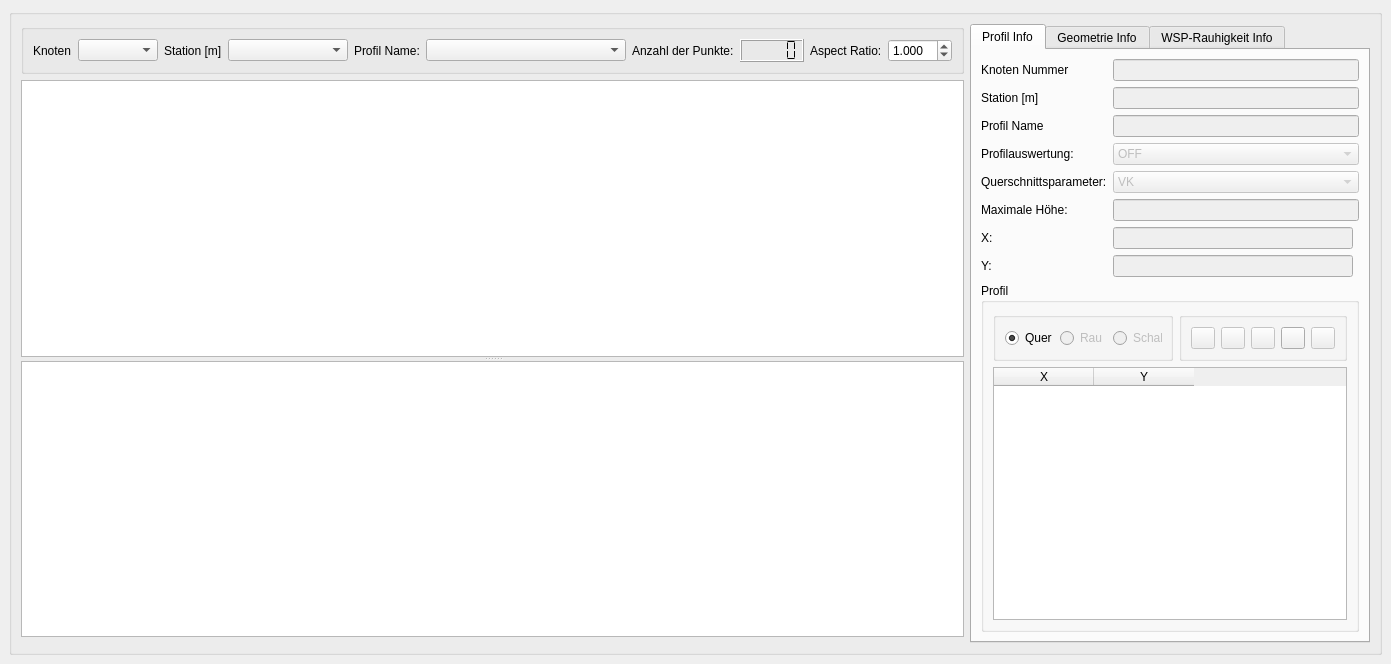
<?xml version="1.0" encoding="UTF-8"?>
<ui version="4.0">
 <class>q_dock</class>
 <widget class="QDockWidget" name="q_dock">
  <property name="geometry">
   <rect>
    <x>0</x>
    <y>0</y>
    <width>1354</width>
    <height>664</height>
   </rect>
  </property>
  <property name="windowTitle">
   <string>Querschnitt</string>
  </property>
  <widget class="QWidget" name="dockWidgetContents">
   <layout class="QGridLayout" name="gridLayout_2">
    <item row="0" column="0">
     <widget class="QGroupBox" name="groupBox_5">
      <property name="title">
       <string/>
      </property>
      <layout class="QGridLayout" name="gridLayout_21">
       <item row="0" column="1" rowspan="3">
        <widget class="QTabWidget" name="qp_widget">
         <property name="enabled">
          <bool>true</bool>
         </property>
         <property name="maximumSize">
          <size>
           <width>400</width>
           <height>16777215</height>
          </size>
         </property>
         <property name="font">
          <font>
           <family>Segoe UI</family>
           <pointsize>9</pointsize>
          </font>
         </property>
         <property name="currentIndex">
          <number>0</number>
         </property>
         <widget class="QWidget" name="pro_prop">
          <attribute name="title">
           <string>Profil Info</string>
          </attribute>
          <layout class="QGridLayout" name="gridLayout_9">
           <item row="1" column="1" colspan="2">
            <widget class="QLabel" name="label_88">
             <property name="text">
              <string>Station [m]</string>
             </property>
            </widget>
           </item>
           <item row="3" column="1" colspan="2">
            <widget class="QLabel" name="label_4">
             <property name="font">
              <font>
               <family>Segoe UI</family>
               <pointsize>9</pointsize>
               <underline>false</underline>
              </font>
             </property>
             <property name="text">
              <string>Profilauswertung:</string>
             </property>
            </widget>
           </item>
           <item row="0" column="3" colspan="2">
            <widget class="QLineEdit" name="edit_knoten">
             <property name="enabled">
              <bool>false</bool>
             </property>
            </widget>
           </item>
           <item row="6" column="3">
            <widget class="QLineEdit" name="pro_rw">
             <property name="enabled">
              <bool>false</bool>
             </property>
            </widget>
           </item>
           <item row="4" column="3" colspan="2">
            <widget class="QComboBox" name="modus_label">
             <property name="enabled">
              <bool>false</bool>
             </property>
             <property name="toolTip">
              <string>&lt;html&gt;&lt;head/&gt;&lt;body&gt;&lt;p&gt;&lt;span style=&quot; font-weight:600;&quot;&gt;Querprofil:&lt;/span&gt;&lt;/p&gt;&lt;p&gt;V = wie eingegeben&lt;/p&gt;&lt;p&gt;R = Reduziert zwischen linkem und rechtem Hochpunkt &lt;/p&gt;&lt;p&gt;&lt;span style=&quot; font-weight:600;&quot;&gt;Breitflächiger Abfluss (bQ):&lt;/span&gt;&lt;/p&gt;&lt;p&gt;K = Kernquerschnitt, bQ erst wenn WSP&amp;gt;K&lt;/p&gt;&lt;p&gt;F = vollen Querschnitt, bQ von Anfang an&lt;/p&gt;&lt;p&gt;&lt;br/&gt;&lt;/p&gt;&lt;p&gt;DF = Abfluss nur innerhalb des Bauwerks (Für die Ermittlung der Leistungsfähigkeit eines Bauwerks)&lt;/p&gt;&lt;p&gt;OF = (&lt;span style=&quot; font-weight:600;&quot;&gt;O&lt;/span&gt;verland&lt;span style=&quot; font-weight:600;&quot;&gt;F&lt;/span&gt;low) Bauwerk wird als komplett verklaust angenommen, Der gesamte Abfluss fließt über das Gelände ab&lt;/p&gt;&lt;p&gt;H2 = Rauhigkeitsprofil mit negativer Knotennummer&lt;/p&gt;&lt;p&gt;ZS = Schaltprofil&lt;/p&gt;&lt;/body&gt;&lt;/html&gt;</string>
             </property>
             <item>
              <property name="text">
               <string>VK</string>
              </property>
             </item>
             <item>
              <property name="text">
               <string>RK</string>
              </property>
             </item>
             <item>
              <property name="text">
               <string>VF</string>
              </property>
             </item>
             <item>
              <property name="text">
               <string>RF</string>
              </property>
             </item>
             <item>
              <property name="text">
               <string>DF</string>
              </property>
             </item>
             <item>
              <property name="text">
               <string>OF</string>
              </property>
             </item>
             <item>
              <property name="text">
               <string>H2</string>
              </property>
             </item>
             <item>
              <property name="text">
               <string>RS</string>
              </property>
             </item>
             <item>
              <property name="text">
               <string>ZS</string>
              </property>
             </item>
            </widget>
           </item>
           <item row="4" column="1" colspan="2">
            <widget class="QLabel" name="label_5">
             <property name="font">
              <font>
               <family>Segoe UI</family>
               <pointsize>9</pointsize>
               <underline>false</underline>
              </font>
             </property>
             <property name="text">
              <string>Querschnittsparameter:</string>
             </property>
            </widget>
           </item>
           <item row="6" column="1">
            <widget class="QLabel" name="ddddd">
             <property name="text">
              <string>X:</string>
             </property>
            </widget>
           </item>
           <item row="8" column="1" colspan="4">
            <widget class="QGroupBox" name="plot_editor_box">
             <property name="title">
              <string>Profil</string>
             </property>
             <layout class="QGridLayout" name="gridLayout_7" columnstretch="1,0,0,0">
              <item row="4" column="0" colspan="4">
               <widget class="QTableWidget" name="coords_table">
                <property name="minimumSize">
                 <size>
                  <width>140</width>
                  <height>0</height>
                 </size>
                </property>
                <property name="toolTipDuration">
                 <number>-8</number>
                </property>
                <property name="editTriggers">
                 <set>QAbstractItemView::NoEditTriggers</set>
                </property>
                <property name="showDropIndicator" stdset="0">
                 <bool>false</bool>
                </property>
                <property name="dragDropOverwriteMode">
                 <bool>false</bool>
                </property>
                <property name="alternatingRowColors">
                 <bool>true</bool>
                </property>
                <property name="selectionMode">
                 <enum>QAbstractItemView::ExtendedSelection</enum>
                </property>
                <property name="selectionBehavior">
                 <enum>QAbstractItemView::SelectRows</enum>
                </property>
                <property name="columnCount">
                 <number>2</number>
                </property>
                <column>
                 <property name="text">
                  <string>X</string>
                 </property>
                </column>
                <column>
                 <property name="text">
                  <string>Y</string>
                 </property>
                </column>
               </widget>
              </item>
              <item row="1" column="0" colspan="3">
               <widget class="QGroupBox" name="groupBox">
                <property name="title">
                 <string/>
                </property>
                <layout class="QGridLayout" name="gridLayout_3">
                 <item row="0" column="2">
                  <widget class="QRadioButton" name="_rschalter">
                   <property name="enabled">
                    <bool>false</bool>
                   </property>
                   <property name="text">
                    <string>Schalt</string>
                   </property>
                  </widget>
                 </item>
                 <item row="0" column="0">
                  <widget class="QRadioButton" name="_rquer">
                   <property name="enabled">
                    <bool>true</bool>
                   </property>
                   <property name="text">
                    <string>Quer</string>
                   </property>
                   <property name="checked">
                    <bool>true</bool>
                   </property>
                  </widget>
                 </item>
                 <item row="0" column="1">
                  <widget class="QRadioButton" name="_rrau">
                   <property name="enabled">
                    <bool>false</bool>
                   </property>
                   <property name="text">
                    <string>Rau</string>
                   </property>
                  </widget>
                 </item>
                </layout>
               </widget>
              </item>
              <item row="1" column="3">
               <widget class="QGroupBox" name="groupBox_2">
                <property name="title">
                 <string/>
                </property>
                <property name="flat">
                 <bool>false</bool>
                </property>
                <layout class="QGridLayout" name="gridLayout_19">
                 <item row="0" column="1">
                  <widget class="QPushButton" name="redo">
                   <property name="enabled">
                    <bool>false</bool>
                   </property>
                   <property name="toolTip">
                    <string>redo</string>
                   </property>
                   <property name="text">
                    <string/>
                   </property>
                   <property name="icon">
                    <iconset>
                     <normaloff>../icons/redo3.ico</normaloff>../icons/redo3.ico</iconset>
                   </property>
                   <property name="shortcut">
                    <string>Ctrl+Y</string>
                   </property>
                  </widget>
                 </item>
                 <item row="0" column="0">
                  <widget class="QPushButton" name="undo">
                   <property name="enabled">
                    <bool>false</bool>
                   </property>
                   <property name="toolTip">
                    <string>undo</string>
                   </property>
                   <property name="text">
                    <string/>
                   </property>
                   <property name="icon">
                    <iconset>
                     <normaloff>../icons/undo3.ico</normaloff>../icons/undo3.ico</iconset>
                   </property>
                   <property name="shortcut">
                    <string>Ctrl+Z</string>
                   </property>
                  </widget>
                 </item>
                 <item row="0" column="3">
                  <widget class="QPushButton" name="copy_clip">
                   <property name="toolTip">
                    <string>Copy</string>
                   </property>
                   <property name="text">
                    <string/>
                   </property>
                   <property name="icon">
                    <iconset>
                     <normaloff>../icons/copy.ico</normaloff>../icons/copy.ico</iconset>
                   </property>
                   <property name="shortcut">
                    <string>Ctrl+C</string>
                   </property>
                  </widget>
                 </item>
                 <item row="0" column="4">
                  <widget class="QPushButton" name="paste_clip">
                   <property name="enabled">
                    <bool>false</bool>
                   </property>
                   <property name="toolTip">
                    <string>Paste</string>
                   </property>
                   <property name="text">
                    <string/>
                   </property>
                   <property name="icon">
                    <iconset>
                     <normaloff>../icons/Paste.ico</normaloff>../icons/Paste.ico</iconset>
                   </property>
                   <property name="shortcut">
                    <string>Ctrl+V</string>
                   </property>
                  </widget>
                 </item>
                 <item row="0" column="2">
                  <widget class="QPushButton" name="delete_rows">
                   <property name="enabled">
                    <bool>false</bool>
                   </property>
                   <property name="toolTip">
                    <string>Delete rows</string>
                   </property>
                   <property name="text">
                    <string/>
                   </property>
                   <property name="icon">
                    <iconset>
                     <normaloff>../icons/delete.ico</normaloff>../icons/delete.ico</iconset>
                   </property>
                   <property name="shortcut">
                    <string>Del</string>
                   </property>
                  </widget>
                 </item>
                </layout>
               </widget>
              </item>
             </layout>
            </widget>
           </item>
           <item row="2" column="3" colspan="2">
            <widget class="QLineEdit" name="edit_pname">
             <property name="enabled">
              <bool>false</bool>
             </property>
            </widget>
           </item>
           <item row="5" column="1" colspan="2">
            <widget class="QLabel" name="label_6">
             <property name="font">
              <font>
               <family>Segoe UI</family>
               <pointsize>9</pointsize>
               <underline>false</underline>
              </font>
             </property>
             <property name="text">
              <string>&lt;html&gt;&lt;head/&gt;&lt;body&gt;&lt;p&gt;Maximale Höhe:&lt;/p&gt;&lt;/body&gt;&lt;/html&gt;</string>
             </property>
            </widget>
           </item>
           <item row="0" column="1" colspan="2">
            <widget class="QLabel" name="label_73">
             <property name="text">
              <string>Knoten Nummer</string>
             </property>
            </widget>
           </item>
           <item row="2" column="1" colspan="2">
            <widget class="QLabel" name="label_90">
             <property name="text">
              <string>Profil Name</string>
             </property>
            </widget>
           </item>
           <item row="3" column="3" colspan="2">
            <widget class="QComboBox" name="ctab_label">
             <property name="enabled">
              <bool>false</bool>
             </property>
             <property name="toolTip">
              <string>&quot;CTAB&quot;, Wenn &quot;ON&quot;, werden Details der Profilauswetung in *.OUT geschrieben</string>
             </property>
             <property name="currentIndex">
              <number>0</number>
             </property>
             <item>
              <property name="text">
               <string>OFF</string>
              </property>
             </item>
             <item>
              <property name="text">
               <string>ON</string>
              </property>
             </item>
            </widget>
           </item>
           <item row="5" column="3" colspan="2">
            <widget class="QLineEdit" name="maxHeight_label">
             <property name="enabled">
              <bool>false</bool>
             </property>
            </widget>
           </item>
           <item row="1" column="3" colspan="2">
            <widget class="QLineEdit" name="edit_station">
             <property name="enabled">
              <bool>false</bool>
             </property>
            </widget>
           </item>
           <item row="7" column="1">
            <widget class="QLabel" name="label_82">
             <property name="text">
              <string>&lt;html&gt;&lt;head/&gt;&lt;body&gt;&lt;p&gt;Y:&lt;/p&gt;&lt;/body&gt;&lt;/html&gt;</string>
             </property>
            </widget>
           </item>
           <item row="7" column="3">
            <widget class="QLineEdit" name="pro_hw">
             <property name="enabled">
              <bool>false</bool>
             </property>
            </widget>
           </item>
          </layout>
         </widget>
         <widget class="QWidget" name="geo_info_2">
          <attribute name="title">
           <string>Geometrie Info</string>
          </attribute>
          <layout class="QVBoxLayout" name="verticalLayout_2">
           <item>
            <widget class="QGroupBox" name="geo_info">
             <property name="enabled">
              <bool>false</bool>
             </property>
             <property name="title">
              <string/>
             </property>
             <layout class="QGridLayout" name="gridLayout_15">
              <item row="2" column="1">
               <widget class="QLineEdit" name="gi_width">
                <property name="toolTip">
                 <string>&lt;html&gt;&lt;head/&gt;&lt;body&gt;&lt;p&gt;Kreis: Durchmesser&lt;/p&gt;&lt;p&gt;Rechteck, Trapez: Sohlbreite&lt;/p&gt;&lt;/body&gt;&lt;/html&gt;</string>
                </property>
               </widget>
              </item>
              <item row="0" column="0">
               <widget class="QLabel" name="label_68">
                <property name="text">
                 <string>Profil Typ:</string>
                </property>
               </widget>
              </item>
              <item row="2" column="0">
               <widget class="QLabel" name="label_69">
                <property name="text">
                 <string>Querschnittsbreite [m]</string>
                </property>
               </widget>
              </item>
              <item row="6" column="1">
               <widget class="QLineEdit" name="gi_xl">
                <property name="toolTip">
                 <string>&lt;html&gt;&lt;head/&gt;&lt;body&gt;&lt;p&gt;Entfernung bis zum nächsten stromabwärts liegenden Verb. knoten&lt;/p&gt;&lt;/body&gt;&lt;/html&gt;</string>
                </property>
               </widget>
              </item>
              <item row="5" column="1">
               <widget class="QLineEdit" name="gi_kstime"/>
              </item>
              <item row="1" column="1">
               <widget class="QLineEdit" name="gi_id"/>
              </item>
              <item row="5" column="0">
               <widget class="QLabel" name="label_87">
                <property name="text">
                 <string>Verkrautung</string>
                </property>
               </widget>
              </item>
              <item row="3" column="1">
               <widget class="QLineEdit" name="gi_heit"/>
              </item>
              <item row="6" column="0">
               <widget class="QLabel" name="label_89">
                <property name="text">
                 <string>Entfernung</string>
                </property>
               </widget>
              </item>
              <item row="7" column="0" colspan="2">
               <widget class="QLabel" name="label_8">
                <property name="font">
                 <font>
                  <weight>75</weight>
                  <bold>true</bold>
                 </font>
                </property>
                <property name="text">
                 <string>Neigung der Böschung (beim Profil Typ: Trapez)</string>
                </property>
               </widget>
              </item>
              <item row="0" column="1">
               <widget class="QComboBox" name="gi_ityp">
                <property name="editable">
                 <bool>false</bool>
                </property>
                <item>
                 <property name="text">
                  <string>Kreisquerschnitt (1)</string>
                 </property>
                </item>
                <item>
                 <property name="text">
                  <string>Rechteckquerschnitt (2)</string>
                 </property>
                </item>
                <item>
                 <property name="text">
                  <string>Trapezquerschnitt (3)</string>
                 </property>
                </item>
                <item>
                 <property name="text">
                  <string>beliebiger Querschnitt (4)</string>
                 </property>
                </item>
                <item>
                 <property name="text">
                  <string>(INTERN) interpoliertes querschnitt (5)</string>
                 </property>
                </item>
                <item>
                 <property name="text">
                  <string>interpoliertes Zusatzquerprofil (6)</string>
                 </property>
                </item>
                <item>
                 <property name="text">
                  <string>(7)</string>
                 </property>
                </item>
                <item>
                 <property name="text">
                  <string>interpoliertes Bauwersprofil (8)</string>
                 </property>
                </item>
                <item>
                 <property name="text">
                  <string>Bauwerksprofil (9)</string>
                 </property>
                </item>
               </widget>
              </item>
              <item row="3" column="0">
               <widget class="QLabel" name="label_70">
                <property name="text">
                 <string>Querschnittshöhe [m]</string>
                </property>
               </widget>
              </item>
              <item row="4" column="1">
               <widget class="QLineEdit" name="gi_zo"/>
              </item>
              <item row="4" column="0">
               <widget class="QLabel" name="label_74">
                <property name="text">
                 <string>Sohlhöhe [m+NN]</string>
                </property>
               </widget>
              </item>
              <item row="1" column="0">
               <widget class="QLabel" name="label_80">
                <property name="text">
                 <string>Gewässer ID</string>
                </property>
               </widget>
              </item>
              <item row="8" column="0">
               <widget class="QLabel" name="label_71">
                <property name="text">
                 <string>Rechts                            </string>
                </property>
               </widget>
              </item>
              <item row="8" column="1">
               <widget class="QLineEdit" name="gi_ztr"/>
              </item>
              <item row="9" column="0">
               <widget class="QLabel" name="label_72">
                <property name="text">
                 <string>Links</string>
                </property>
               </widget>
              </item>
              <item row="9" column="1">
               <widget class="QLineEdit" name="gi_ztl"/>
              </item>
             </layout>
            </widget>
           </item>
           <item>
            <widget class="QGroupBox" name="ovf_modbox">
             <property name="enabled">
              <bool>false</bool>
             </property>
             <property name="title">
              <string>Overflow Mode</string>
             </property>
             <layout class="QGridLayout" name="gridLayout_12">
              <item row="4" column="2">
               <widget class="QLabel" name="label_9">
                <property name="text">
                 <string>Q Regel</string>
                </property>
               </widget>
              </item>
              <item row="3" column="0">
               <widget class="QLabel" name="label_17">
                <property name="text">
                 <string>An</string>
                </property>
               </widget>
              </item>
              <item row="1" column="1">
               <widget class="QLineEdit" name="gi_novf"/>
              </item>
              <item row="3" column="3">
               <widget class="QLineEdit" name="gi_ovfaus"/>
              </item>
              <item row="5" column="1">
               <widget class="QLineEdit" name="gi_tovfan"/>
              </item>
              <item row="5" column="2">
               <widget class="QLabel" name="label_86">
                <property name="text">
                 <string>T Aus</string>
                </property>
               </widget>
              </item>
              <item row="1" column="3">
               <widget class="QLineEdit" name="gi_iabovf"/>
              </item>
              <item row="5" column="0">
               <widget class="QLabel" name="label_85">
                <property name="text">
                 <string>T An</string>
                </property>
               </widget>
              </item>
              <item row="3" column="2">
               <widget class="QLabel" name="label_64">
                <property name="text">
                 <string>Aus</string>
                </property>
               </widget>
              </item>
              <item row="0" column="2" colspan="2">
               <widget class="QComboBox" name="gi_lire">
                <item>
                 <property name="text">
                  <string>Gleich</string>
                 </property>
                </item>
                <item>
                 <property name="text">
                  <string>Links</string>
                 </property>
                </item>
                <item>
                 <property name="text">
                  <string>Rechts</string>
                 </property>
                </item>
               </widget>
              </item>
              <item row="1" column="2">
               <widget class="QLabel" name="label_14">
                <property name="text">
                 <string>Knoten</string>
                </property>
               </widget>
              </item>
              <item row="4" column="1">
               <widget class="QLineEdit" name="gi_qomax"/>
              </item>
              <item row="4" column="0">
               <widget class="QLabel" name="label_81">
                <property name="text">
                 <string>Q Max</string>
                </property>
               </widget>
              </item>
              <item row="1" column="0">
               <widget class="QLabel" name="label_13">
                <property name="text">
                 <string>Anzahl</string>
                </property>
               </widget>
              </item>
              <item row="3" column="1">
               <widget class="QLineEdit" name="gi_ovfan"/>
              </item>
              <item row="4" column="3">
               <widget class="QLineEdit" name="gi_qregel"/>
              </item>
              <item row="0" column="0" colspan="2">
               <widget class="QLabel" name="label_12">
                <property name="text">
                 <string>Niedriger BOK</string>
                </property>
               </widget>
              </item>
              <item row="5" column="3">
               <widget class="QLineEdit" name="gi_tovfaus"/>
              </item>
             </layout>
            </widget>
           </item>
          </layout>
         </widget>
         <widget class="QWidget" name="wsp_rau_box2">
          <attribute name="title">
           <string>WSP-Rauhigkeit Info</string>
          </attribute>
          <layout class="QVBoxLayout" name="verticalLayout_3">
           <item>
            <widget class="QGroupBox" name="wsp_rau_box">
             <property name="enabled">
              <bool>false</bool>
             </property>
             <property name="title">
              <string/>
             </property>
             <layout class="QGridLayout" name="gridLayout">
              <item row="0" column="0">
               <widget class="QLabel" name="label_75">
                <property name="text">
                 <string>&lt;html&gt;&lt;head/&gt;&lt;body&gt;&lt;p&gt;Rauhigkeit&lt;/p&gt;&lt;/body&gt;&lt;/html&gt;</string>
                </property>
               </widget>
              </item>
              <item row="1" column="1">
               <widget class="QLineEdit" name="gi_dzero"/>
              </item>
              <item row="2" column="0">
               <widget class="QLabel" name="label_77">
                <property name="text">
                 <string>&lt;html&gt;&lt;head/&gt;&lt;body&gt;&lt;p&gt;Basis Abfluss [m&lt;span style=&quot; vertical-align:super;&quot;&gt;3&lt;/span&gt;/s]&lt;/p&gt;&lt;/body&gt;&lt;/html&gt;</string>
                </property>
               </widget>
              </item>
              <item row="6" column="0">
               <widget class="QLabel" name="label_83">
                <property name="text">
                 <string>SF</string>
                </property>
               </widget>
              </item>
              <item row="3" column="1">
               <widget class="QLineEdit" name="gi_zs">
                <property name="toolTip">
                 <string>&lt;html&gt;&lt;head/&gt;&lt;body&gt;&lt;p align=&quot;justify&quot;&gt;Höhe der Überfall- bzw. Überluafkante&lt;/p&gt;&lt;p align=&quot;justify&quot;&gt;über ser Sohle an Knoten, bei denen ein Überfall&lt;/p&gt;&lt;p align=&quot;justify&quot;&gt;erfolgen kann [m]&lt;/p&gt;&lt;p align=&quot;justify&quot;&gt;Bei Trapez- und unregelmäßigen Querschnitten &lt;/p&gt;&lt;p align=&quot;justify&quot;&gt;wird die Profilhöhe als Überlaufkante angenommen.&lt;/p&gt;&lt;/body&gt;&lt;/html&gt;</string>
                </property>
               </widget>
              </item>
              <item row="4" column="0">
               <widget class="QLabel" name="label_84">
                <property name="text">
                 <string>WSP limit</string>
                </property>
               </widget>
              </item>
              <item row="6" column="1">
               <widget class="QLineEdit" name="gi_sf"/>
              </item>
              <item row="5" column="1">
               <widget class="QLineEdit" name="wsp_ckm">
                <property name="toolTip">
                 <string>&lt;html&gt;&lt;head/&gt;&lt;body&gt;&lt;p&gt;Q = 2/3 * 'mue' * (2*g) &lt;span style=&quot; vertical-align:super;&quot;&gt;½ &lt;/span&gt;&lt;/p&gt;&lt;/body&gt;&lt;/html&gt;</string>
                </property>
               </widget>
              </item>
              <item row="2" column="1">
               <widget class="QLineEdit" name="gi_qzero"/>
              </item>
              <item row="4" column="1">
               <widget class="QLineEdit" name="wsp_hr0">
                <property name="toolTip">
                 <string>&lt;html&gt;&lt;head/&gt;&lt;body&gt;&lt;p&gt;Wassertand bis zu dem Anfangsrauigkeit gilt&lt;/p&gt;&lt;/body&gt;&lt;/html&gt;</string>
                </property>
               </widget>
              </item>
              <item row="0" column="1">
               <widget class="QLineEdit" name="gi_rni">
                <property name="toolTip">
                 <string>&lt;html&gt;&lt;head/&gt;&lt;body&gt;&lt;p&gt;Profil Typ 1: absolute Rauhigkeit [m]&lt;/p&gt;&lt;p&gt;Profil Typ 2,3,4: Rauhigkeitsbeiwert (Manning's n)&lt;/p&gt;&lt;p&gt;mit: Manning's n = 1/ks&lt;/p&gt;&lt;p&gt;ks = Stricklerbeiwert&lt;/p&gt;&lt;/body&gt;&lt;/html&gt;</string>
                </property>
               </widget>
              </item>
              <item row="1" column="0">
               <widget class="QLabel" name="label_76">
                <property name="text">
                 <string>Anfangswassertiefe [m]</string>
                </property>
               </widget>
              </item>
              <item row="3" column="0">
               <widget class="QLabel" name="label_78">
                <property name="text">
                 <string>Höhe der Überfall</string>
                </property>
               </widget>
              </item>
              <item row="5" column="0">
               <widget class="QLabel" name="label_79">
                <property name="text">
                 <string>Abflussbeiwert 'mue' (über Wehr)</string>
                </property>
               </widget>
              </item>
              <item row="7" column="0" colspan="2">
               <widget class="QTableWidget" name="wsp_table">
                <property name="toolTip">
                 <string>&lt;html&gt;&lt;head/&gt;&lt;body&gt;&lt;p&gt;Wasserstand (n): wo Manning's N = (n) gilt &lt;/p&gt;&lt;/body&gt;&lt;/html&gt;</string>
                </property>
                <row>
                 <property name="text">
                  <string>1</string>
                 </property>
                </row>
                <row>
                 <property name="text">
                  <string>2</string>
                 </property>
                </row>
                <row>
                 <property name="text">
                  <string>3</string>
                 </property>
                </row>
                <row>
                 <property name="text">
                  <string>4</string>
                 </property>
                </row>
                <row>
                 <property name="text">
                  <string>5</string>
                 </property>
                </row>
                <row>
                 <property name="text">
                  <string>6</string>
                 </property>
                </row>
                <row>
                 <property name="text">
                  <string>7</string>
                 </property>
                </row>
                <column>
                 <property name="text">
                  <string>Wasserstand</string>
                 </property>
                </column>
                <column>
                 <property name="text">
                  <string>Manning</string>
                 </property>
                </column>
               </widget>
              </item>
             </layout>
            </widget>
           </item>
          </layout>
         </widget>
        </widget>
       </item>
       <item row="0" column="0">
        <widget class="QGroupBox" name="groupBox_4">
         <property name="maximumSize">
          <size>
           <width>16777215</width>
           <height>50</height>
          </size>
         </property>
         <property name="title">
          <string/>
         </property>
         <layout class="QHBoxLayout" name="horizontalLayout">
          <item>
           <widget class="QLabel" name="label">
            <property name="text">
             <string>Knoten</string>
            </property>
           </widget>
          </item>
          <item>
           <widget class="QComboBox" name="knotenNr">
            <property name="minimumSize">
             <size>
              <width>80</width>
              <height>0</height>
             </size>
            </property>
            <property name="maximumSize">
             <size>
              <width>80</width>
              <height>16777215</height>
             </size>
            </property>
            <property name="editable">
             <bool>false</bool>
            </property>
            <property name="maxVisibleItems">
             <number>100</number>
            </property>
           </widget>
          </item>
          <item>
           <widget class="QLabel" name="label_15">
            <property name="text">
             <string>Station [m]</string>
            </property>
           </widget>
          </item>
          <item>
           <widget class="QComboBox" name="station_label">
            <property name="minimumSize">
             <size>
              <width>120</width>
              <height>0</height>
             </size>
            </property>
            <property name="maximumSize">
             <size>
              <width>150</width>
              <height>16777215</height>
             </size>
            </property>
            <property name="editable">
             <bool>false</bool>
            </property>
            <property name="maxVisibleItems">
             <number>100</number>
            </property>
           </widget>
          </item>
          <item>
           <widget class="QLabel" name="label_7">
            <property name="text">
             <string>Profil Name:</string>
            </property>
           </widget>
          </item>
          <item>
           <widget class="QComboBox" name="schnittName_label">
            <property name="minimumSize">
             <size>
              <width>200</width>
              <height>0</height>
             </size>
            </property>
            <property name="maximumSize">
             <size>
              <width>220</width>
              <height>16777215</height>
             </size>
            </property>
            <property name="editable">
             <bool>false</bool>
            </property>
            <property name="maxVisibleItems">
             <number>100</number>
            </property>
           </widget>
          </item>
          <item>
           <widget class="QLabel" name="label_3">
            <property name="font">
             <font>
              <family>Segoe UI</family>
              <pointsize>9</pointsize>
              <underline>false</underline>
             </font>
            </property>
            <property name="text">
             <string>Anzahl der Punkte:</string>
            </property>
           </widget>
          </item>
          <item>
           <widget class="QLCDNumber" name="Punkte_label">
            <property name="font">
             <font>
              <weight>75</weight>
              <bold>true</bold>
             </font>
            </property>
            <property name="segmentStyle">
             <enum>QLCDNumber::Flat</enum>
            </property>
           </widget>
          </item>
          <item>
           <widget class="QLabel" name="label_2">
            <property name="font">
             <font>
              <family>Segoe UI</family>
              <pointsize>9</pointsize>
              <underline>false</underline>
             </font>
            </property>
            <property name="text">
             <string>Aspect Ratio:</string>
            </property>
           </widget>
          </item>
          <item>
           <widget class="QDoubleSpinBox" name="AspectRatio">
            <property name="decimals">
             <number>3</number>
            </property>
            <property name="minimum">
             <double>0.100000000000000</double>
            </property>
            <property name="value">
             <double>1.000000000000000</double>
            </property>
           </widget>
          </item>
         </layout>
        </widget>
       </item>
       <item row="1" column="0">
        <widget class="QSplitter" name="splitter">
         <property name="orientation">
          <enum>Qt::Vertical</enum>
         </property>
         <widget class="PlotWidget" name="graphicsView">
          <property name="lineWidth">
           <number>2</number>
          </property>
         </widget>
         <widget class="PlotWidget" name="graphicsView2">
          <property name="lineWidth">
           <number>2</number>
          </property>
          <property name="backgroundBrush">
           <brush brushstyle="SolidPattern">
            <color alpha="255">
             <red>222</red>
             <green>222</green>
             <blue>222</blue>
            </color>
           </brush>
          </property>
         </widget>
        </widget>
       </item>
      </layout>
     </widget>
    </item>
   </layout>
  </widget>
 </widget>
 <customwidgets>
  <customwidget>
   <class>PlotWidget</class>
   <extends>QGraphicsView</extends>
   <header>pyqtgraph</header>
  </customwidget>
 </customwidgets>
 <resources/>
 <connections/>
</ui>
